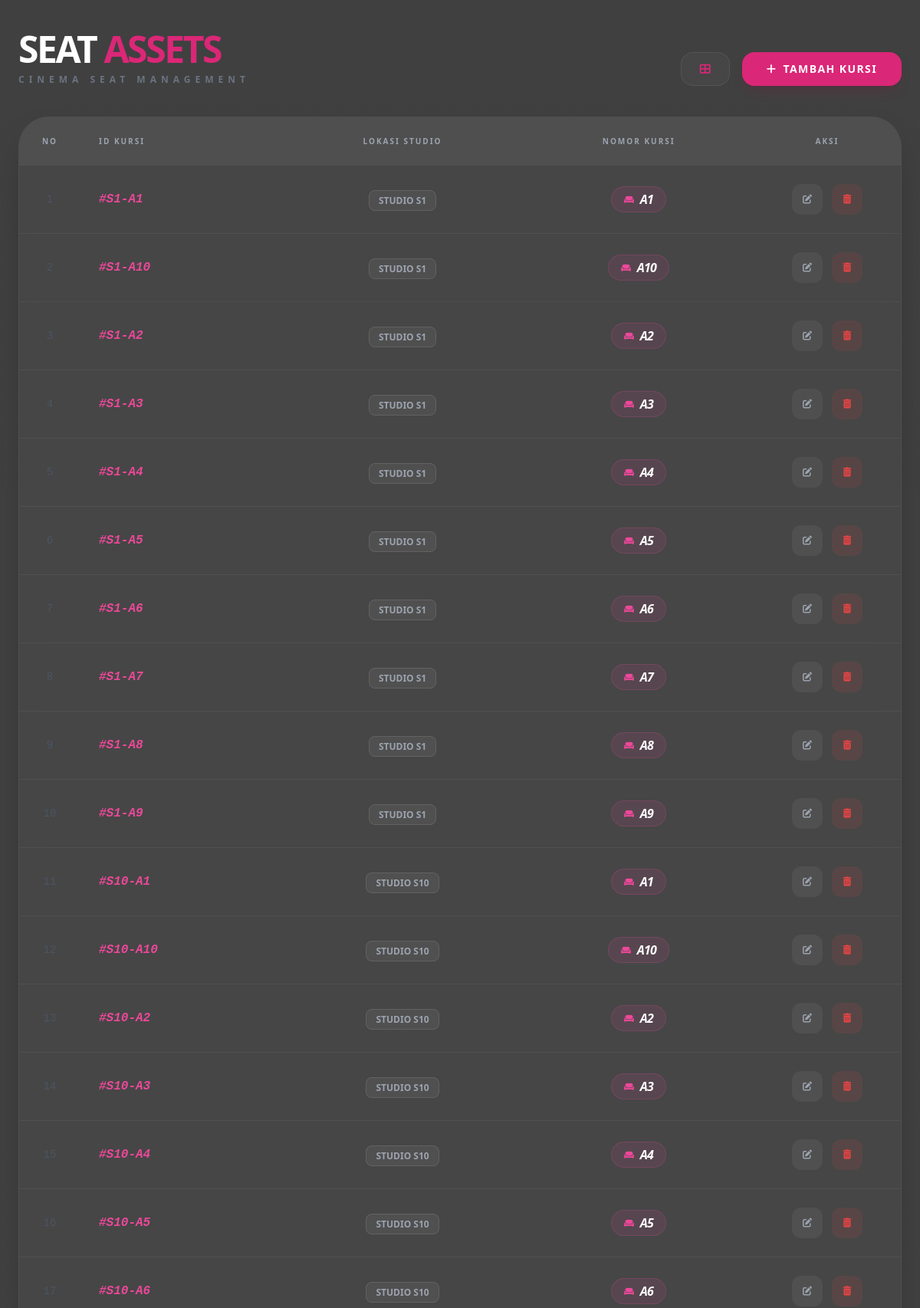
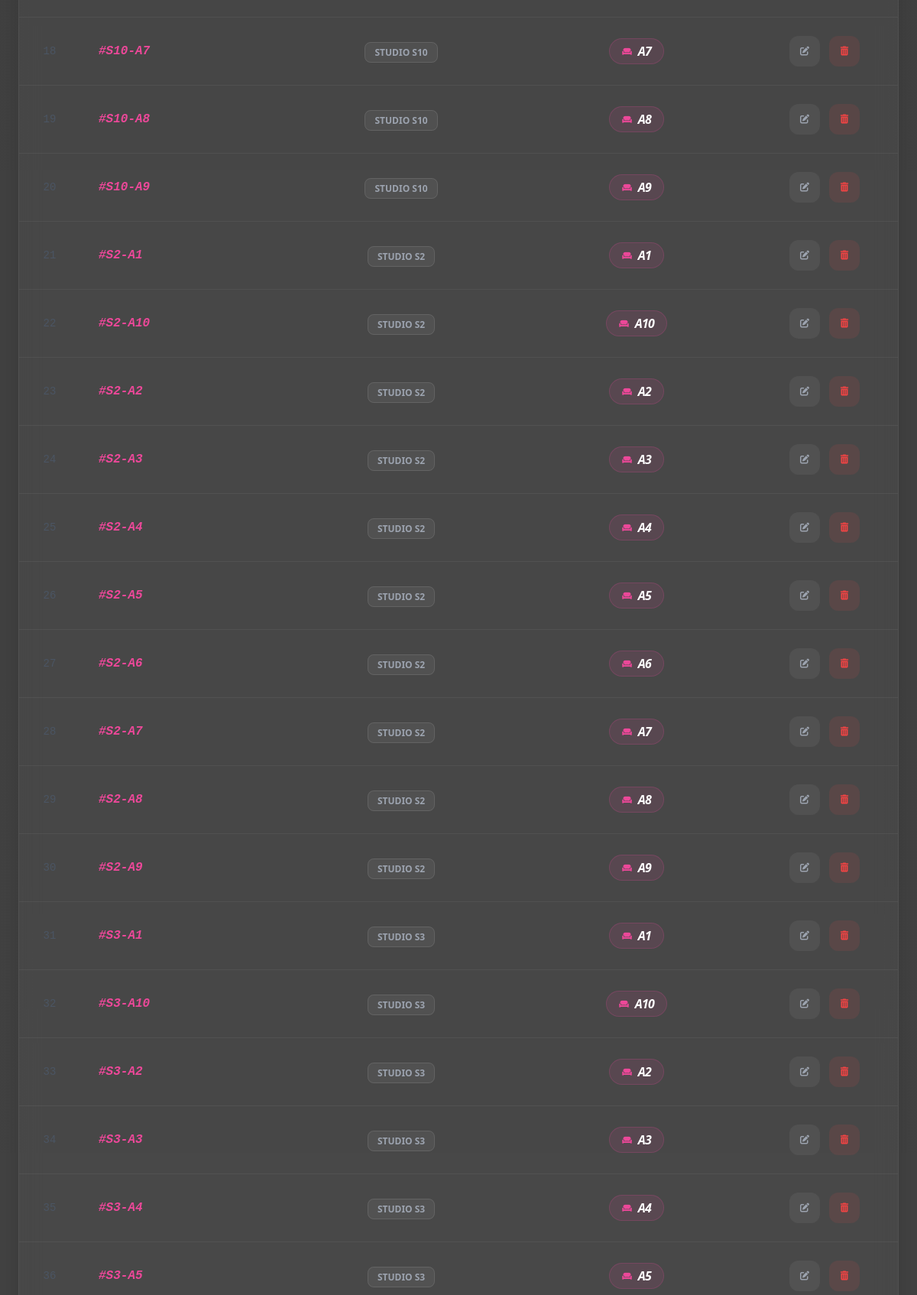
Page /tampil_kursi.php (upper part) on the committed database (2 pictures, top to bottom).
### tables this page shows
CREATE TABLE `kursi` (
  `id_kursi` varchar(10) NOT NULL,
  `id_studio` varchar(10) DEFAULT NULL,
  `no_kursi` varchar(5) DEFAULT NULL
);

### tampil_kursi.php (the view, shortened to what this page needs)
<?php
require 'koneksi.php';
$query = "SELECT * FROM kursi";
$data = mysqli_query($koneksi, $query);
?>
<!DOCTYPE html>
<html lang="id">
<head>
    <script src="https://cdn.tailwindcss.com"></script>
    <link href="https://cdnjs.cloudflare.com/ajax/libs/font-awesome/6.0.0/css/all.min.css" rel="stylesheet">
</head>
<body class="py-10 px-6">
<div class="max-w-6xl mx-auto">
    <div class="flex flex-col md:flex-row justify-between items-end mb-10 gap-6">
        <div>
            <h1 class="text-5xl font-black tracking-tighter uppercase leading-none">SEAT <span class="text-pink-600">ASSETS</span></h1>
            <p class="text-gray-500 text-xs tracking-[0.5em] uppercase font-bold mt-2">Cinema Seat Management</p>
        </div>
        <div class="flex gap-4">
            <a href="dashboard.php" class="glass px-6 py-3 rounded-2xl text-sm hover:bg-white/10 transition flex items-center gap-2">
                <i class="fas fa-th-large text-pink-600"></i>
            </a>
            <a href="tambah_kursi.php" class="bg-pink-600 hover:bg-pink-700 text-white px-8 py-3 rounded-2xl font-black text-sm transition-all shadow-lg shadow-pink-900/20 flex items-center gap-2 uppercase tracking-widest">
                <i class="fas fa-plus"></i> Tambah Kursi
            </a>
        </div>
    </div>
    <div class="glass rounded-[2.5rem] overflow-hidden shadow-2xl border border-white/5">
        <div class="overflow-x-auto">
            <table class="w-full text-left border-collapse">
                <thead>
                    <tr class="bg-white/5 text-gray-400 uppercase text-[10px] tracking-[0.2em]">
                        <th class="p-6 font-bold w-20 text-center">No</th>
                        <th class="p-6 font-bold">ID Kursi</th>
                        <th class="p-6 font-bold text-center">Lokasi Studio</th>
                        <th class="p-6 font-bold text-center">Nomor Kursi</th>
                        <th class="p-6 font-bold text-center w-48">Aksi</th>
                    </tr>
                </thead>
                <tbody class="divide-y divide-white/5">
                    <?php if (mysqli_num_rows($data) > 0): ?>
                        <?php $i = 1; while($row = mysqli_fetch_assoc($data)): ?>
                        <tr class="seat-row">
                            <td class="p-6 text-center text-gray-600 font-mono text-sm"><?= $i++; ?></td>
                            <td class="p-6 font-mono text-pink-500 font-bold italic">
                                #<?= htmlspecialchars($row["id_kursi"]); ?>
                            </td>
                            <td class="p-6 text-center">
                                <span class="px-3 py-1 rounded-lg bg-white/5 text-gray-400 font-bold border border-white/10 text-xs">
                                    STUDIO <?= htmlspecialchars($row["id_studio"]); ?>
                                </span>
                            </td>
                            <td class="p-6 text-center">
                                <div class="inline-flex items-center gap-2 bg-pink-500/10 px-4 py-1 rounded-full border border-pink-500/20">
                                    <i class="fas fa-couch text-[10px] text-pink-500"></i>
                                    <span class="font-black text-white italic tracking-tighter uppercase"><?= htmlspecialchars($row["no_kursi"]); ?></span>
                                </div>
                            </td>
                            <td class="p-6 text-center">
                                <div class="flex justify-center gap-3">
                                    <a href="edit_kursi.php?id=<?= $row['id_kursi']; ?>"
                                       class="w-10 h-10 flex items-center justify-center rounded-xl bg-white/5 hover:bg-pink-600 hover:text-white text-gray-400 transition-all">
                                        <i class="fas fa-edit text-xs"></i>
                                    </a>
                                    <a href="delete_kursi.php?id=<?= $row['id_kursi']; ?>"
                                       onclick="return confirm('Yakin ingin menghapus kursi ini?')"
                                       class="w-10 h-10 flex items-center justify-center rounded-xl bg-red-500/10 hover:bg-red-600 hover:text-white text-red-500 transition-all">
                                        <i class="fas fa-trash-alt text-xs"></i>
                                    </a>
                                </div>
                            </td>
                        </tr>
                        <?php endwhile; ?>
                    <?php endif; ?>
                </tbody>
            </table>
        </div>
    </div>
</div>
</body>
</html>

### tampil_kursi.php (style rules this page uses)
body { background: linear-gradient(rgba(0, 0, 0, 0.75), rgba(0, 0, 0, 0.72)), url('https://images.unsplash.com/photo-1489599849927-2ee91cede3ba?ixlib=rb-1.2.1&auto=format&fit=crop&w=1350&q=80'); background-size: cover; background-position: center; background-attachment: fixed; min-height: 100vh; color: white; font-family: 'Segoe UI', sans-serif; }
.glass { background: rgba(255, 255, 255, 0.03); backdrop-filter: blur(15px); border: 1px solid rgba(255, 255, 255, 0.08); }

### rows in the picture
kursi: id_kursi "S1-A1", id_studio "S1", no_kursi "A1"
kursi: id_kursi "S1-A10", id_studio "S1", no_kursi "A10"
kursi: id_kursi "S1-A2", id_studio "S1", no_kursi "A2"
kursi: id_kursi "S1-A3", id_studio "S1", no_kursi "A3"
kursi: id_kursi "S1-A4", id_studio "S1", no_kursi "A4"
kursi: id_kursi "S1-A5", id_studio "S1", no_kursi "A5"
kursi: id_kursi "S1-A6", id_studio "S1", no_kursi "A6"
kursi: id_kursi "S1-A7", id_studio "S1", no_kursi "A7"
kursi: id_kursi "S1-A8", id_studio "S1", no_kursi "A8"
kursi: id_kursi "S1-A9", id_studio "S1", no_kursi "A9"
kursi: id_kursi "S10-A1", id_studio "S10", no_kursi "A1"
kursi: id_kursi "S10-A10", id_studio "S10", no_kursi "A10"
kursi: id_kursi "S10-A2", id_studio "S10", no_kursi "A2"
kursi: id_kursi "S10-A3", id_studio "S10", no_kursi "A3"
kursi: id_kursi "S10-A4", id_studio "S10", no_kursi "A4"
kursi: id_kursi "S10-A5", id_studio "S10", no_kursi "A5"
kursi: id_kursi "S10-A6", id_studio "S10", no_kursi "A6"
kursi: id_kursi "S10-A7", id_studio "S10", no_kursi "A7"
kursi: id_kursi "S10-A8", id_studio "S10", no_kursi "A8"
kursi: id_kursi "S10-A9", id_studio "S10", no_kursi "A9"
kursi: id_kursi "S2-A1", id_studio "S2", no_kursi "A1"
kursi: id_kursi "S2-A10", id_studio "S2", no_kursi "A10"
kursi: id_kursi "S2-A2", id_studio "S2", no_kursi "A2"
kursi: id_kursi "S2-A3", id_studio "S2", no_kursi "A3"
kursi: id_kursi "S2-A4", id_studio "S2", no_kursi "A4"
kursi: id_kursi "S2-A5", id_studio "S2", no_kursi "A5"
kursi: id_kursi "S2-A6", id_studio "S2", no_kursi "A6"
kursi: id_kursi "S2-A7", id_studio "S2", no_kursi "A7"
kursi: id_kursi "S2-A8", id_studio "S2", no_kursi "A8"
kursi: id_kursi "S2-A9", id_studio "S2", no_kursi "A9"
kursi: id_kursi "S3-A1", id_studio "S3", no_kursi "A1"
kursi: id_kursi "S3-A10", id_studio "S3", no_kursi "A10"
kursi: id_kursi "S3-A2", id_studio "S3", no_kursi "A2"
kursi: id_kursi "S3-A3", id_studio "S3", no_kursi "A3"
kursi: id_kursi "S3-A4", id_studio "S3", no_kursi "A4"
kursi: id_kursi "S3-A5", id_studio "S3", no_kursi "A5"
